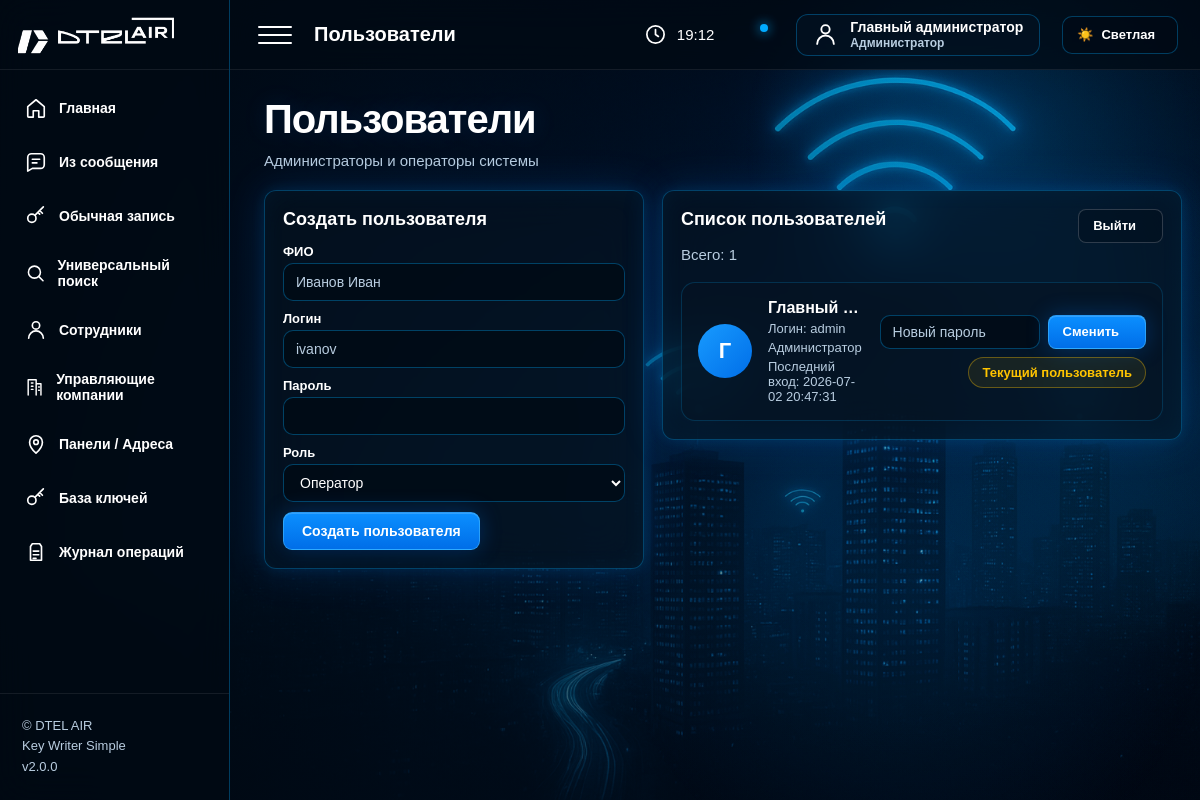
The page /users (signed in) on the database as committed earlier.
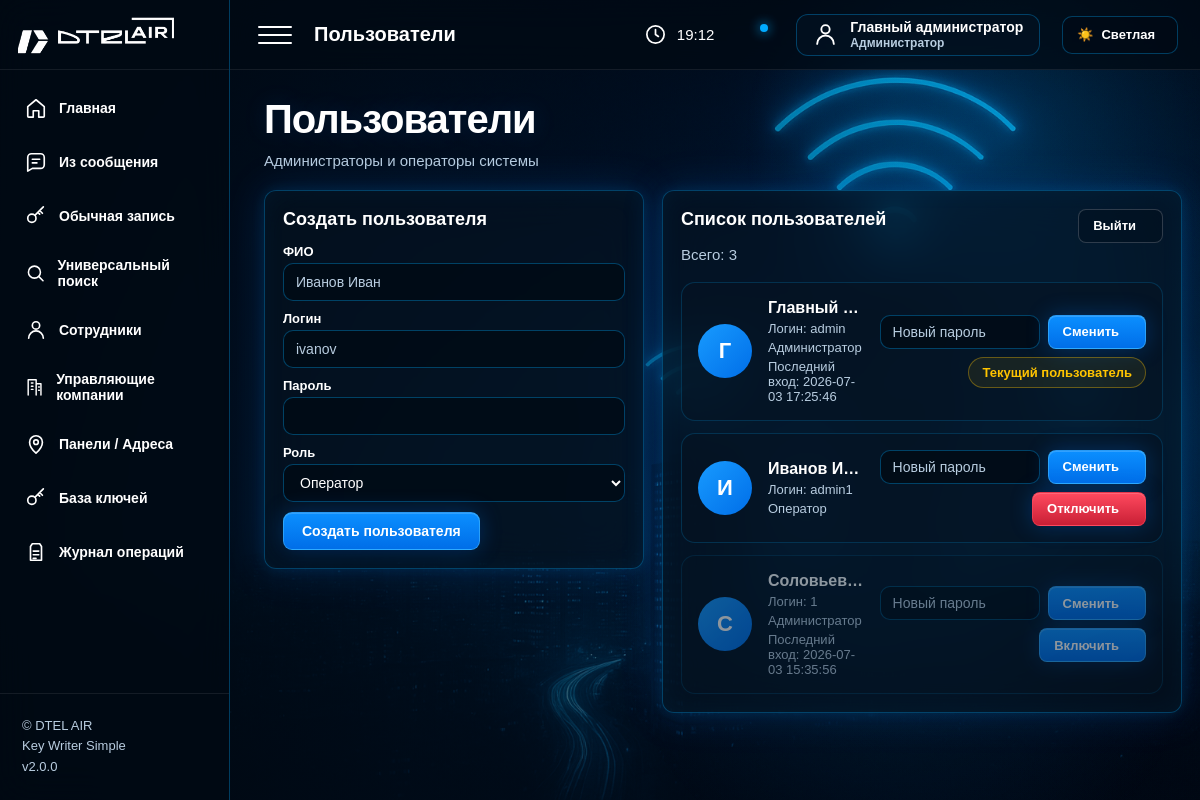
The same page on the database as committed later.
### tables this page shows
CREATE TABLE users (
                id INTEGER PRIMARY KEY AUTOINCREMENT,
                full_name TEXT NOT NULL,
                login TEXT UNIQUE NOT NULL,
                password_hash TEXT NOT NULL,
                role TEXT NOT NULL DEFAULT 'operator',
                active INTEGER DEFAULT 1,
                created_at TEXT DEFAULT CURRENT_TIMESTAMP,
                last_login TEXT DEFAULT ''
            );

### app/routers/users.py (the view)
@router.get("/users", response_class=HTMLResponse)
def users_page(request: Request):
    current_user = get_current_user(request)
    if not is_admin(current_user):
        return RedirectResponse("/", status_code=303)
    users = get_users()
    return templates.TemplateResponse(
        "users.html",
        {
            "request": request,
            "users": users,
        },
    )

### app/templates/users.html (shortened to what this page needs)
{% extends 'base.html' %}
{% block page_name %}Пользователи{% endblock %}
{% block content %}
<div class="hero-title">
    <h1>Пользователи</h1>
    <p class="subtitle">Администраторы и операторы системы</p>
</div>
<div class="users-layout">
    <div class="panel">
        <h2>Создать пользователя</h2>
        <form method="post" action="/users/add">
            <label>ФИО</label>
            <input
                name="full_name"
                placeholder="Иванов Иван"
                required
            >
            <label>Логин</label>
            <input
                name="login"
                placeholder="ivanov"
                required
            >
            <label>Пароль</label>
            <input
                type="password"
                name="password"
                required
            >
            <label>Роль</label>
            <select name="role">
                <option value="operator">Оператор</option>
            </select>
            <button type="submit">
                Создать пользователя
            </button>
        </form>
    </div>
    <div class="panel">
        <div class="panel-head">
            <div>
                <h2>Список пользователей</h2>
                <p class="subtitle">Всего: {{ users|length }}</p>
            </div>
            <a class="btn btn-small btn-ghost" href="/logout">
                Выйти
            </a>
        </div>
        <div class="users-list">
            {% for u in users %}
            <div class="user-card {% if not u.active %}disabled{% endif %}">
                <div class="user-avatar">
                    {{ u.full_name[:1] }}
                </div>
                <div class="user-info">
                    <b>{{ u.full_name }}</b>
                    <span>
                        Логин: {{ u.login }}
                    </span>
                    <small>
                        {% if u.role == 'admin' %}
                            Администратор
                        {% else %}
                            Оператор
                        {% endif %}
                    </small>
                    {% if u.last_login %}
                    <small>
                        Последний вход: {{ u.last_login }}
                    </small>
                    {% endif %}
                </div>
                <div class="user-actions">
                    <form method="post" action="/users/password" class="user-password-form">
                        <input
                            type="password"
                            name="password"
                            placeholder="Новый пароль"
                            required
                        >
                        <button type="submit" class="btn-small">
                            Сменить
                        </button>
                    </form>
                    {% if current_user(request) and u.id == current_user(request)["id"] %}
    <span class="badge dry-run">Текущий пользователь</span>
{% elif u.active %}
                    <form method="post" action="/users/disable">
                        <button type="submit" class="danger-btn btn-small">
                            Отключить
                        </button>
                    </form>
                    {% else %}
                    <form method="post" action="/users/enable">
                        <button type="submit" class="btn-small">
                            Включить
                        </button>
                    </form>
                    {% endif %}
                </div>
            </div>
            {% endfor %}
        </div>
    </div>
</div>
{% endblock %}

### app/templates/base.html (shortened to what the changed rows need)
<!DOCTYPE html>
<html lang="ru">
<head>
    <link rel="stylesheet" href="/static/css/style.css">
</head>
<body>
<div class="app-shell">
    <main class="main">
        <header class="topbar">
            <div class="topbar-right">
                <a class="user-pill" href="/users" title="Пользователи">
                    <span class="user-pill-text">
                        <b>
                            {% if current_user(request) %}
                                {{ current_user(request)["full_name"] }}
                            {% else %}
                                Пользователь
                            {% endif %}
                        </b>
                        <small>
                            {% if current_user(request) %}
                                {% if current_user(request)["role"] == "admin" %}
                                    Администратор
                                {% else %}
                                    Оператор
                                {% endif %}
                            {% else %}
                                Гость
                            {% endif %}
                        </small>
                    </span>
                </a>
            </div>
        </header>
        <section class="content">
            {% block content %}{% endblock %}
        </section>
    </main>
</div>
</body>
</html>

Rows that differ between the two databases and show on the page:
changed users "admin": last_login "2026-07-02 20:47:31" → "2026-07-03 17:25:46"
added users: full_name "И", full_name "Иванов И…", login "admin1", role "Оператор"
added users: full_name "С", full_name "Соловьев…", login "1", role "Администратор", last_login "2026-07-03 15:35:56", active 0 (drawn)
Other text that changed with them:
{{ users|length }}: "1" → "3"
